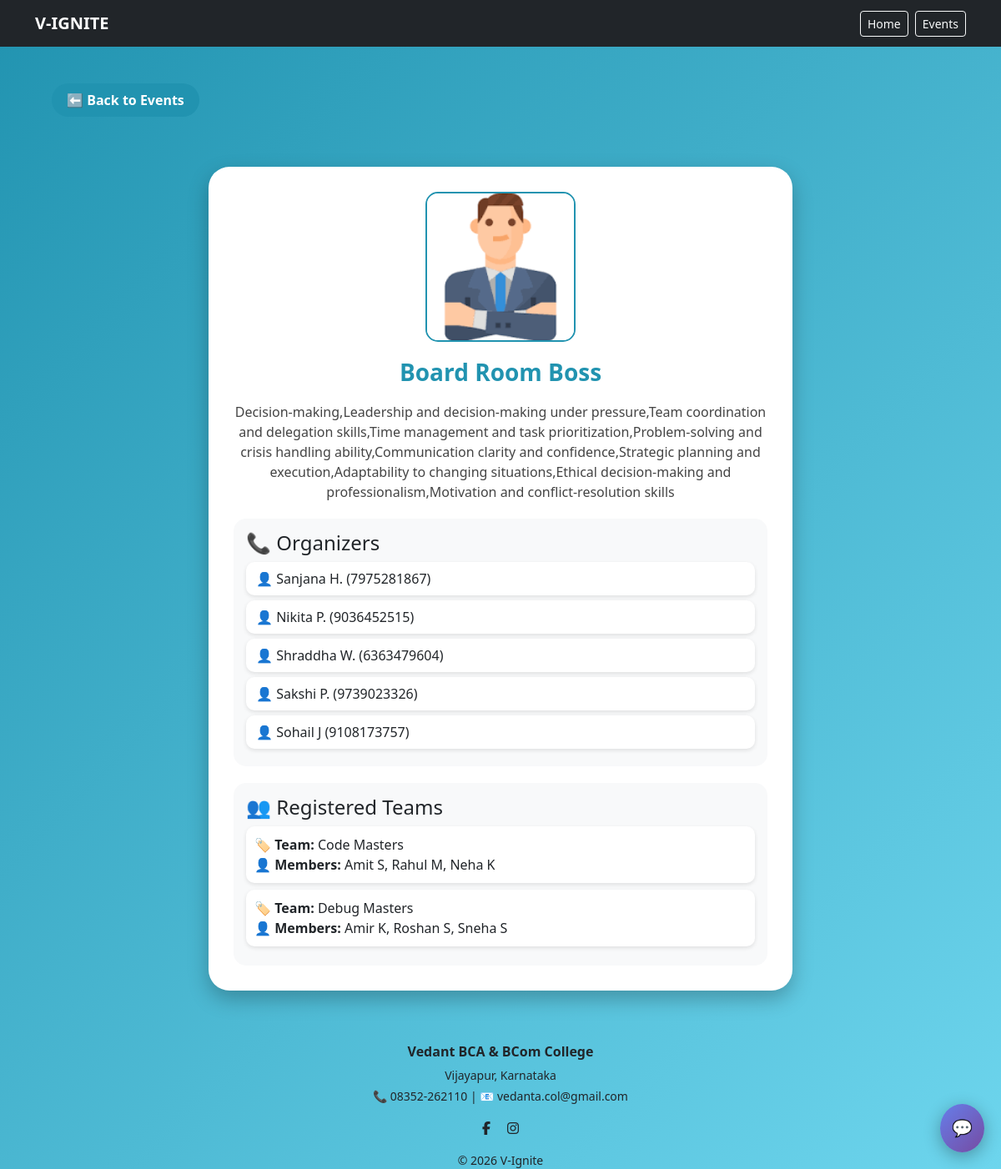
Screenshot of /event/1 with the database file from the repository.
### app.py (models this page shows)
class Event(db.Model):
    id = db.Column(db.Integer, primary_key=True)
    name = db.Column(db.String(200), nullable=False)
    about = db.Column(db.Text, nullable=False)
    logo = db.Column(db.String(300))
    organizers = db.Column(db.Text)

class Team(db.Model):
    id = db.Column(db.Integer, primary_key=True)
    team_name = db.Column(db.String(200))
    members = db.Column(db.Text)
    event_id = db.Column(
        db.Integer,
        db.ForeignKey("event.id")
    )
    event = db.relationship(
        "Event",
        backref="teams"
    )

### app.py (the view)
@app.route("/event/<int:id>")
def event_detail(id):
    event = db.session.get(Event, id)
    if not event:
        return "Event not found", 404
    return render_template(
        "event.html",
        event=event
    )

### templates/event.html (shortened to what this page needs)
{% extends "base.html" %}
{% block content %}
<a href="{{ url_for('events') }}" class="back-btn">
    ⬅ Back to Events
</a>
<div class="event-detail-card">
    <img
        src="{{ url_for('static', filename=event.logo) }}"
        class="event-image"
        alt="Event Image"
    >
    <div class="event-title">
        {{ event.name }}
    </div>
    <div class="event-about">
        {{ event.about }}
    </div>
    <div class="section-box">
        <h4>📞 Organizers</h4>
        {% if event.organizers %}
            {% for org in event.organizers.split(",") %}
                <div class="org-card">
                    👤 {{ org.strip() }}
                </div>
            {% endfor %}
        {% else %}
            <p>No organizers added.</p>
        {% endif %}
    </div>
    <div class="section-box">
        <h4>👥 Registered Teams</h4>
        {% if event.teams and event.teams|length > 0 %}
            {% for team in event.teams %}
                <div class="team-card">
                    <b>🏷 Team:</b> {{ team.team_name }} <br>
                    <b>👤 Members:</b> {{ team.members }}
                </div>
            {% endfor %}
        {% else %}
            <p>No teams registered yet.</p>
        {% endif %}
    </div>
</div>
{% endblock %}

### templates/event.html (style rules this page uses)
body { background: linear-gradient(135deg,#2193b0,#6dd5ed); }
.back-btn { display:inline-block; margin:20px; padding:8px 18px; border-radius:20px; background:#2193b0; color:white; text-decoration:none; font-weight:bold; }
.event-detail-card { background:white; max-width:700px; margin:40px auto; padding:30px; border-radius:25px; text-align:center; box-shadow:0 10px 25px rgba(0,0,0,0.25); }
.event-image { width:180px; height:180px; object-fit:cover; border-radius:15px; border:2px solid #2193b0; margin-bottom:15px; }
.event-title { font-size:28px; font-weight:bold; color:#2193b0; }
.event-about { font-size:16px; color:#444; margin:15px 0; }
.section-box { background:#f8f9fa; border-radius:15px; padding:15px; margin-top:20px; text-align:left; }
.org-card { background:white; padding:8px 12px; margin:6px 0; border-radius:10px; box-shadow:0 2px 5px rgba(0,0,0,0.1); }
.team-card { background:white; padding:10px; margin:8px 0; border-radius:10px; box-shadow:0 2px 5px rgba(0,0,0,0.1); }

### rows the page displays
Event: logo (picture), name "Board Room Boss", about "Decision-making,Leadership and decision-making under pressure,Team coordination and delegation skills,Time management and task prioritization,Problem-solving and crisis handling ability,Communication clarity and confidence,Strategic planning and execution,Adaptability to changing situations,Ethical decision-making and professionalism,Motivation and conflict-resolution skills"
Team: team_name "Code Masters", members "Amit S, Rahul M, Neha K"
Team: team_name "Debug Masters", members "Amir K, Roshan S, Sneha S"

### other values shown
{{ org.strip() }} "Sanjana H. (7975281867)" "Nikita P. (9036452515)" "Shraddha W. (6363479604)" "Sakshi P. (9739023326)" "Sohail J (9108173757)"
